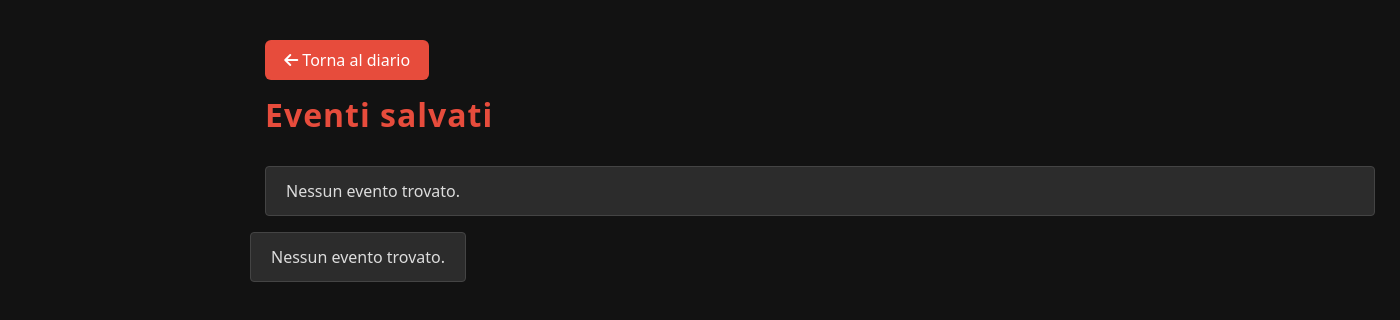
/lista_eventi/1/ (signed in), run on an earlier commit of the app's database.
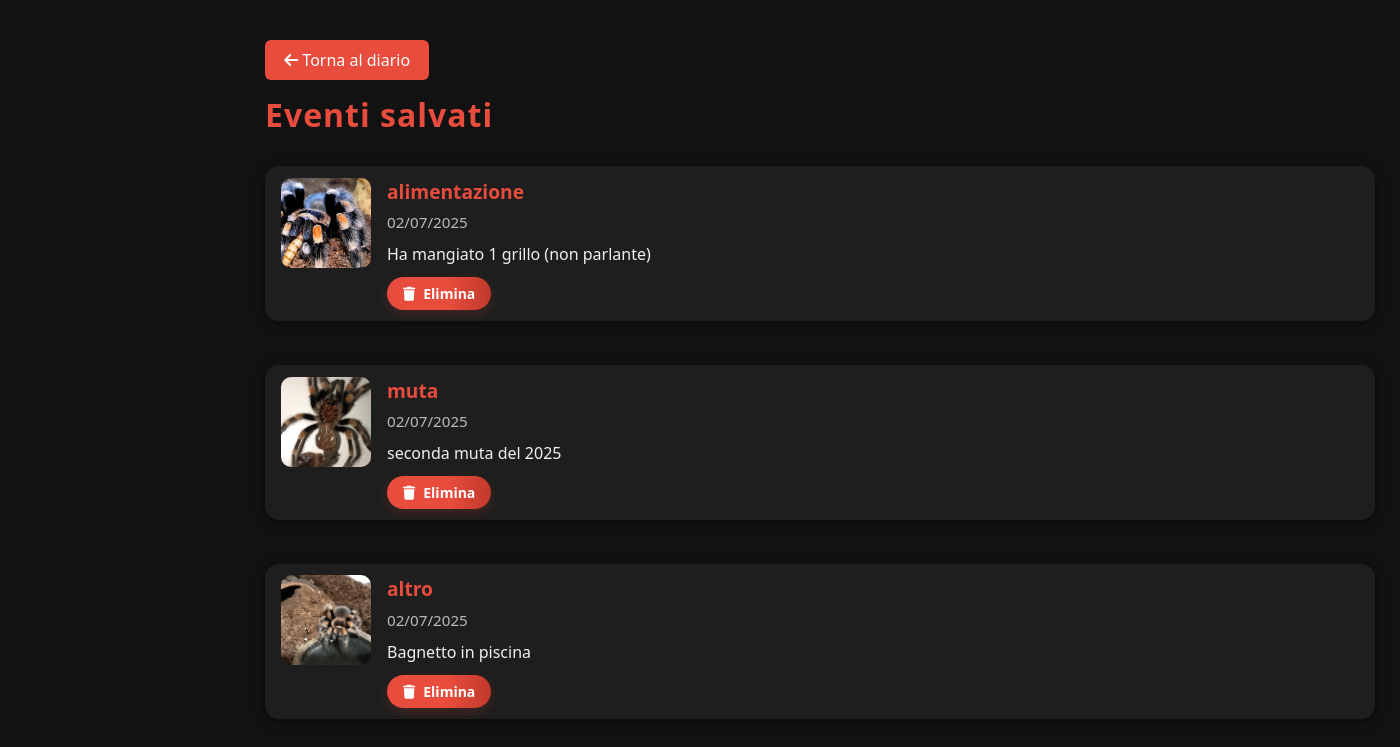
And on a later commit of the database.
### My_Spider/models.py (models this page shows)
class Evento(models.Model):
    id_evento = models.AutoField(primary_key=True)
    tipo = models.CharField(max_length=50)
    data = models.DateField()
    note = models.TextField(blank=True)
    foto = models.ImageField(upload_to='eventi_foto/', blank=True, null=True)
    id_tarantola = models.ForeignKey(spider, on_delete=models.CASCADE, related_name='eventi')

### My_Spider/views.py (the view)
# urls.py: path('lista_eventi/<int:spider_id>/', views.lista_eventi_view, name='lista_eventi'),
def lista_eventi_view(request, spider_id):
    logged_in = request.session.get('logged_in', False)
    if not logged_in:
        return redirect('login')
    eventi = Evento.objects.filter(id_tarantola=spider_id)
    context = {
        'logged_in': logged_in,
        'username': request.session.get('username', 'Utente'),
        'eventi': eventi
    }
    return render(request, 'lista_eventi.html', context)

### templates/lista_eventi.html (shortened to what this page needs)
{% load static %}
<!DOCTYPE html>
<html lang="it">
<head>
    <link rel="stylesheet" href="https://cdnjs.cloudflare.com/ajax/libs/font-awesome/6.4.2/css/all.min.css">
    <link rel="stylesheet" href="{% static 'css/bootstrap.min.css' %}">
    <link rel="stylesheet" href="{% static 'css/fontawesome.min.css' %}">
</head>
<body>
<div class="container">
    <a href="{% url 'diario' %}" class="back-btn mb-3"><i class="fas fa-arrow-left"></i> Torna al diario</a>
    <h2 class="page-title">Eventi salvati</h2>
    <div class="row">
        {% for evento in eventi %}
        <div class="col-12 mb-3">
            <div class="card" style="padding: 0.7rem 1rem;">
                <div style="display: flex; align-items: flex-start; gap: 1rem;">
                    {% if evento.foto %}
                    <img src="{{ evento.foto.url }}" class="card-img-top" alt="Foto evento" style="width: 90px; height: 90px; object-fit: cover; border-radius: 10px; margin: 0;">
                    {% endif %}
                    <div style="flex: 1;">
                        <div class="event-title" style="margin-bottom: 0.3rem;">{{ evento.tipo }}</div>
                        <div class="event-date" style="margin-bottom: 0.5rem;">{{ evento.data|date:"d/m/Y" }}</div>
                        <p class="card-text" style="margin-bottom: 0.7rem;">{{ evento.note }}</p>
                        <form method="post" action="{% url 'elimina_evento' evento.pk %}">
                            <button type="submit" class="delete-btn" style="padding: 6px 16px; font-size: 14px;">
                                <i class="fas fa-trash"></i> Elimina
                            </button>
                        </form>
                    </div>
                </div>
            </div>
        </div>
        {% empty %}
        <div class="col-12">
            <div class="alert alert-info">Nessun evento trovato.</div>
        </div>
            <div class="alert alert-info">Nessun evento trovato.</div>
        </div>
        {% endfor %}
    </div>
</div>
</body>
</html>

What changed in the data, as far as the page shows it:
added Evento: foto (picture), tipo "alimentazione", data "02/07/2025", note "Ha mangiato 1 grillo (non parlante)"
added Evento: foto (picture), tipo "muta", data "02/07/2025", note "seconda muta del 2025"
added Evento: foto (picture), tipo "altro", data "02/07/2025", note "Bagnetto in piscina"
Also different on the page:
text no longer shown: "Nessun evento trovato. Nessun evento trovato."
